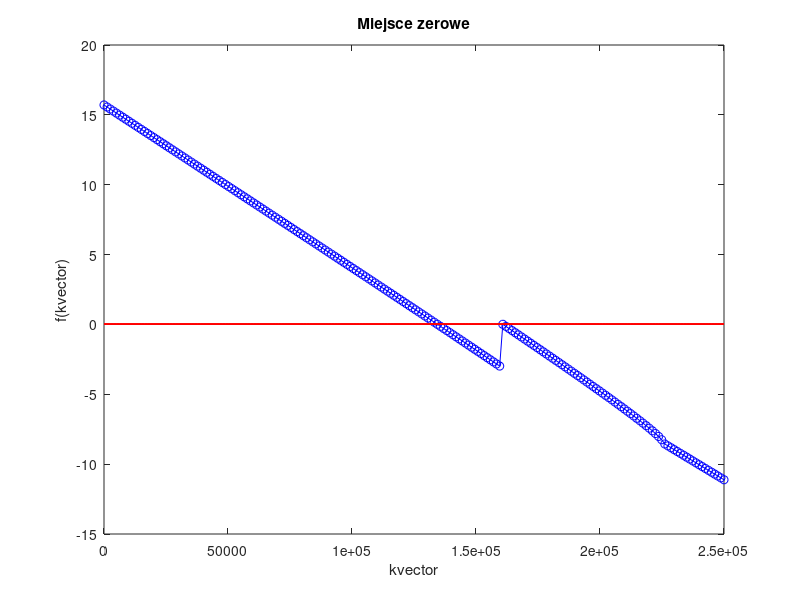

Recreate this plot in MATLAB. (Note: this script raises an error after producing the figure.)
clear all;
close all;
clc;
format long;


sample = 200; % ilosc probek
n1 = 1.53; 
n2 = 1.529;
n3 = 1;
n4 = 1.529;
n5 = n4;
lambda = 1.54*1e-6;
L = 0.05;
P_ratio = 0.001;
k0= 2*pi /lambda; %wektor falowy 
Alfa = 0.01/L;
zakres = 2.5*10^5;
kxx = linspace (0, zakres, sample); 
kxy = linspace (0, zakres, sample); 
kyx = linspace (0, zakres, sample); 
kyy = linspace (0, zakres, sample); 
dokladnosc = 1e-4;


%Obliczanie i wykreslanie grubosci odciecia d
y2x = sqrt((k0.^2.*((n1.^2)-(n2.^2)))-kxx.^2);
y3x = sqrt((k0.^2.*((n1.^2)-(n3.^2)))-kxx.^2);
y2y = sqrt((k0.^2.*((n1.^2)-(n2.^2)))-kyx.^2);
y3y = sqrt((k0.^2.*((n1.^2)-(n3.^2)))-kyx.^2);
dx1=((atan(((n1.^2).*kxx.*(((n3.^2).*y2x)+(n2.^2).*y3x))./(((n2.^2).*(n3.^2).*(kxx.^2))-(n1.^4).*y2x.*y3x)))+1.*pi)./kxx;
%semilogy(kxx,dx1)
%hold on
%grid on
dx2=((atan(((n1.^2).*kxx.*(((n3.^2).*y2x)+(n2.^2).*y3x))./(((n2.^2).*(n3.^2).*(kxx.^2))-(n1.^4).*y2x.*y3x)))+2.*pi)./kxx;
%semilogy(kxx,dx2)
dx3=((atan(((n1.^2).*kxx.*(((n3.^2).*y2x)+(n2.^2).*y3x))./(((n2.^2).*(n3.^2).*(kxx.^2))-(n1.^4).*y2x.*y3x)))+3.*pi)./kxx;
%semilogy(kxx,dx3)
dx4=((atan(((n1.^2).*kxx.*(((n3.^2).*y2x)+(n2.^2).*y3x))./(((n2.^2).*(n3.^2).*(kxx.^2))-(n1.^4).*y2x.*y3x)))+4.*pi)./kxx;
%semilogy(kxx,dx4)
dx5=((atan(((n1.^2).*kxx.*(((n3.^2).*y2x)+(n2.^2).*y3x))./(((n2.^2).*(n3.^2).*(kxx.^2))-(n1.^4).*y2x.*y3x)))+5.*pi)./kxx;
%semilogy(kxx,dx5)
dx6=((atan(((n1.^2).*kxx.*(((n3.^2).*y2x)+(n2.^2).*y3x))./(((n2.^2).*(n3.^2).*(kxx.^2))-(n1.^4).*y2x.*y3x)))+6.*pi)./kxx;
%semilogy(kxx,dx6)
dy1=((atan((kyx.*(y2y+y3y))./((kyx.^2)-y2y.*y3y)))+1*pi)./kyx;
%semilogy(kyx,dy1)
dy2=((atan((kyx.*(y2y+y3y))./((kyx.^2)-y2y.*y3y)))+2*pi)./kyx;
%semilogy(kyx,dy2)
dy3=((atan((kyx.*(y2y+y3y))./((kyx.^2)-y2y.*y3y)))+3*pi)./kyx;
%semilogy(kyx,dy3)
dy4=((atan((kyx.*(y2y+y3y))./((kyx.^2)-y2y.*y3y)))+4*pi)./kyx;
%semilogy(kyx,dy4)
dy5=((atan((kyx.*(y2y+y3y))./((kyx.^2)-y2y.*y3y)))+5*pi)./kyx;
%semilogy(kyx,dy5)
dy6=((atan((kyx.*(y2y+y3y))./((kyx.^2)-y2y.*y3y)))+6*pi)./kyx;
%semilogy(kyx,dy6)
%legend('dx1','dx2','dx3','dx4','dx5','dx6','dy1','dy2','dy3','dy4','dy5','dy6')
%legend('dy1','dy2','dy3','dy4','dy5','dy6')
%semilogy(kxx,Check,'r-',Check2,dx1,'r-')
%Check1 = 0.88e-6*ones(sample);
%semilogy(kxx,Check1,'r-')
%Check2 = 1.59e-6*ones(sample);
%semilogy(kxx,Check2,'r-')
%Check3 = 2.30e-6*ones(sample);
%semilogy(kxx,Check3,'r-')
%Check4 = 3.01e-6*ones(sample);
%semilogy(kxx,Check4,'r-')
%Check5 = 3.72e-6*ones(sample);
%semilogy(kxx,Check5,'r-')
%legend('dx1')
%xlabel('kx')
%ylabel('d')
%title('Grubo?? odci?cia')
%hold off



%%%% Obliczanie i  wykreslanie szerokosci odciecia t %%%%
y4x=sqrt((k0.^2.*((n1.^2)-(n4.^2)))-kxy.^2);
y5x=sqrt((k0.^2.*((n1.^2)-(n5.^2)))-kxy.^2);
y4y=sqrt((k0.^2.*((n1.^2)-(n4.^2)))-kyy.^2);
y5y=sqrt((k0.^2.*((n1.^2)-(n5.^2)))-kyy.^2);
%figure()
tx1=((atan((kxy.*(y4x+y5x))./((kxy.^2)-y4x.*y5x)))+1*pi)./kxy;
%semilogy(kxy,tx1)
%hold on
%grid on
tx2=((atan((kxy.*(y4x+y5x))./((kxy.^2)-y4x.*y5x)))+2*pi)./kxy;
%semilogy(kxy,tx2)
tx3=((atan((kxy.*(y4x+y5x))./((kxy.^2)-y4x.*y5x)))+3*pi)./kxy;
%semilogy(kxy,tx3)
tx4=((atan((kxy.*(y4x+y5x))./((kxy.^2)-y4x.*y5x)))+4*pi)./kxy;
%semilogy(kxy,tx4)
tx5=((atan((kxy.*(y4x+y5x))./((kxy.^2)-y4x.*y5x)))+5*pi)./kxy;
%semilogy(kxy,tx5)
tx6=((atan((kxy.*(y4x+y5x))./((kxy.^2)-y4x.*y5x)))+6*pi)./kxy;
%semilogy(kxy,tx6)
ty1=((atan(((n1.^2).*kyy.*(((n4.^2).*y5y)+(n5.^2).*y4y))./(((n4.^2).*(n5.^2).*(kyy.^2))-(n1.^4).*y4y.*y5y)))+1.*pi)./kxy;
%semilogy(kyy,ty1)
ty2=((atan(((n1.^2).*kyy.*(((n4.^2).*y5y)+(n5.^2).*y4y))./(((n4.^2).*(n5.^2).*(kyy.^2))-(n1.^4).*y4y.*y5y)))+2.*pi)./kxy;
%semilogy(kyy,ty2)
ty3=((atan(((n1.^2).*kyy.*(((n4.^2).*y5y)+(n5.^2).*y4y))./(((n4.^2).*(n5.^2).*(kyy.^2))-(n1.^4).*y4y.*y5y)))+3.*pi)./kxy;
%semilogy(kyy,ty3)
ty4=((atan(((n1.^2).*kyy.*(((n4.^2).*y5y)+(n5.^2).*y4y))./(((n4.^2).*(n5.^2).*(kyy.^2))-(n1.^4).*y4y.*y5y)))+4.*pi)./kxy;
%semilogy(kyy,ty4)
ty5=((atan(((n1.^2).*kyy.*(((n4.^2).*y5y)+(n5.^2).*y4y))./(((n4.^2).*(n5.^2).*(kyy.^2))-(n1.^4).*y4y.*y5y)))+5.*pi)./kxy;
%semilogy(kyy,ty5)
ty6=((atan(((n1.^2).*kyy.*(((n4.^2).*y5y)+(n5.^2).*y4y))./(((n4.^2).*(n5.^2).*(kyy.^2))-(n1.^4).*y4y.*y5y)))+6.*pi)./kxy;
%semilogy(kyy,ty6)
%legend('tx1','tx2','tx3','tx4','tx5','tx6','ty1','ty2','ty3','ty4','ty5','ty6')
%xlabel('ky')
%ylabel('t')
%title('Szerokosc odciecia')
%hold off
%obliczenia Kappy i Bety
dx = 20.8e-6;
dy = 20.8e-6;
tx = 107.3e-6;
ty = 107.3e-6;
%dokladnosc
k_vector = linspace (0, zakres, sample); 
%wybor modu
m = 1;
n = 5;
f1=@(kxx)(atan(((n1.^2).*kxx.*(((n3.^2).*(sqrt((k0.^2.*(n1.^2-n2.^2))-kxx.^2)))+(n2.^2).*(sqrt((k0.^2.*(n1.^2-n3.^2))-kxx.^2))))./(((n2.^2).*(n3.^2).*(kxx.^2))-(n1.^4).*(sqrt((k0.^2.*(n1.^2-n2.^2))-kxx.^2)).*(sqrt((k0.^2.*(n1.^2-n3.^2))-kxx.^2)))))+m.*pi - dx.*kxx;
f2=@(kxy)(atan(kxy.*((sqrt((k0.^2.*(n1.^2-n4.^2))-kxy.^2))+(sqrt((k0.^2.*(n1.^2-n4.^2))-kxy.^2)))/(kxy.^2-(sqrt((k0.^2.*(n1.^2-n4.^2))-kxy.^2))-(sqrt((k0.^2.*(n1.^2-n4.^2))-kxy.^2)))))+n.*pi - tx.*kxy;
f3=@(kyx)(atan(kyx.*((sqrt((k0.^2.*(n1.^2-n2.^2))-kyx.^2))+(sqrt((k0.^2.*(n1.^2-n3.^2))-kyx.^2)))/(kyx.^2-(sqrt((k0.^2.*(n1.^2-n2.^2))-kyx.^2))-(sqrt((k0.^2.*(n1.^2-n3.^2))-kyx.^2)))))+m.*pi - dy.*kyx;
f4=@(kyy)(atan(((n1.^2).*kyy.*(((n4.^2).*(sqrt((k0.^2.*(n1.^2-n5.^2))-kyy.^2)))+(n5.^2).*(sqrt((k0.^2.*(n1.^2-n4.^2))-kyy.^2))))./(((n4.^2).*(n5.^2).*(kyy.^2))-(n1.^4).*(sqrt((k0.^2.*(n1.^2-n4.^2))-kyy.^2)).*(sqrt((k0.^2.*(n1.^2-n5.^2))-kyy.^2)))))+n.*pi - ty.*kyy;
%wybor funkcji ktorej zera bedziemy szukac
fx=f4;
Check1 = 0.*ones(sample);
plot(k_vector, fx(k_vector),'b-o',k_vector,Check1,'r-')
xlabel('kvector')
ylabel('f(kvector)')
title('Miejsce zerowe')
hold off
%metoda bisekcji do wyliczenia kolejnych wartosci kappa
licznik=0;
k1 = 0;
k2 = zakres;
p=0;
err=10;
if real(fx(k1))*real(fx(k2))>0 
    disp('zly zakres')
else
    disp('else')
    p = (k1 + k2)/2;
    err = abs((fx(p)));
    while err > dokladnosc
        licznik=licznik+1;
            disp('petla')
   if real(fx(k1))*real(fx(p))>0 
      k1 = p;
   else
       k2 = p;   
   end
    p = (k1 + k2)/2;
   err = abs(real(f3(p)));
   if licznik>500
       break
   end
    end
end
    disp('skonczone obliczenia za pomoca bisekcji')
%wyniki K

Kxx_11 = 1.228542987640665e+05;
Kxy_11 = 1.474324618702575e+05;
Kyx_11 = 2.242889404296875e+05;
Kyy_11 = 8.211067817812593e+04;
Kyy_11 = 8.211067817812593e+04;
Kxx_21 = 1.586624213047154e+05;
Kxy_21 = 1.474324618702575e+05;
Kyx_21 = 2.256164550781250e+05;
Kyy_21 = 8.211067817812593e+04;
Kxx_31 = 1.756212020057239e+05;
Kxy_31 = 1.474324618702575e+05;
Kyx_31 = 2.257270812988281e+05;
Kyy_31 = 8.211067817812593e+04;
Kxx_41 = 1.856423888820215e+05;
Kxy_41 = 1.474324618702575e+05;
Kyx_41 = 2.257919311523438e+05;
Kyy_41 = 8.211067817812593e+04;
Kxx_51 = 1.922825867608165e+05;
Kxy_51 = 1.474324618702575e+05;
Kyx_51 = 2.258319854736328e+05;
Kyy_51 = 8.211067817812593e+04;
Kxx_12 = 1.228542987640665e+05;
Kxy_12 = 1.521653587979670e+05;
Kyx_12 = 2.242889404296875e+05;
Kyy_12 = 1.082676033273927e+05;
Kxx_13 = 1.228542987640665e+05;
Kxy_13 = 1.545565220435402e+05;
Kyx_13 = 2.242889404296875e+05;
Kyy_13 = 1.213778569795339e+05;
Kxx_14 = 1.228542987640665e+05;
Kxy_14 = 1.559369986783575e+05;
Kyx_14 = 2.242889404296875e+05;
Kyy_14 = 1.292467700262897e+05;
Kxx_15 = 1.228542987640665e+05;
Kxy_15 = 1.568363514184332e+05;
Kyx_15 = 2.242889404296875e+05;
Kyy_15 = 1.345021214387608e+05;
%wyliczanie Bety na podstawie uzyskanych wczesniej kappa
Betax11 = sqrt(n1.^2*k0.^2-Kxx_11.^2-Kxy_11.^2);
Betay11 = sqrt(n1.^2*k0.^2-Kyx_11.^2-Kyy_11.^2);
Betax21 = sqrt(n1.^2*k0.^2-Kxx_21.^2-Kxy_21.^2);
Betay21 = sqrt(n1.^2*k0.^2-Kyx_21.^2-Kyy_21.^2);
Betax31 = sqrt(n1.^2*k0.^2-Kxx_31.^2-Kxy_31.^2);
Betay31 = sqrt(n1.^2*k0.^2-Kyx_31.^2-Kyy_31.^2);
Betax41 = sqrt(n1.^2*k0.^2-Kxx_41.^2-Kxy_41.^2);
Betay41 = sqrt(n1.^2*k0.^2-Kyx_41.^2-Kyy_41.^2);
Betax51 = sqrt(n1.^2*k0.^2-Kxx_51.^2-Kxy_51.^2);
Betay51 = sqrt(n1.^2*k0.^2-Kyx_51.^2-Kyy_51.^2);
Betax12 = sqrt(n1.^2*k0.^2-Kxx_12.^2-Kxy_12.^2);
Betay12 = sqrt(n1.^2*k0.^2-Kyx_12.^2-Kyy_12.^2);
Betax13 = sqrt(n1.^2*k0.^2-Kxx_13.^2-Kxy_13.^2);
Betay13 = sqrt(n1.^2*k0.^2-Kyx_13.^2-Kyy_13.^2);
Betax14 = sqrt(n1.^2*k0.^2-Kxx_14.^2-Kxy_14.^2);
Betay14 = sqrt(n1.^2*k0.^2-Kyx_14.^2-Kyy_14.^2);
Betax15 = sqrt(n1.^2*k0.^2-Kxx_15.^2-Kxy_15.^2);
Betay15 = sqrt(n1.^2*k0.^2-Kyx_15.^2-Kyy_15.^2);
%%%%Obliczenia wzmocnienia
r1 = 1;
r2a = linspace (0.01,0.90,90);
r2b = linspace(0.91,0.999,90);
r2_vector = [r2a,r2b];
r2=0.5;
%for i=1:180
%   C(i) = 1/r2(i)*(1/r1*(1-r1^2)+1/r2(i)*(1-r2(i)^2)); 
%end
%z = linspace(0,L,sample);
%z = linspace(-2*L,2*L,20);
%plot(z,fR(z),'r',z,fS(z),'b');
%Pole elektryczne modu Ex11 w poszczegolnych fragmentach struktury
dx_1 = 20.8e-6;
tx_1 = 29.2e-6;
nx_11 = (atan(-sqrt((k0.^2.*((n1.^2)-(n5.^2)))-Kxy_11.^2)/(Kxy_11))+1*pi/(Kxy_11));
nx_12 = (atan(-sqrt((k0.^2.*((n1.^2)-(n5.^2)))-Kxy_12.^2)/(Kxy_12))+2*pi/(Kxy_12));
nx_13 = (atan(-sqrt((k0.^2.*((n1.^2)-(n5.^2)))-Kxy_13.^2)/(Kxy_13))+3*pi/(Kxy_13));
nx_14 = (atan(-sqrt((k0.^2.*((n1.^2)-(n5.^2)))-Kxy_14.^2)/(Kxy_14))+4*pi/(Kxy_14));
nx_15 = (atan(-sqrt((k0.^2.*((n1.^2)-(n5.^2)))-Kxy_15.^2)/(Kxy_15))+5*pi/(Kxy_15));
nx_21 = (atan(-sqrt((k0.^2.*((n1.^2)-(n5.^2)))-Kxy_21.^2)/(Kxy_21))+1*pi/(Kxy_21));
nx_31 = (atan(-sqrt((k0.^2.*((n1.^2)-(n5.^2)))-Kxy_31.^2)/(Kxy_31))+1*pi/(Kxy_31));
nx_41 = (atan(-sqrt((k0.^2.*((n1.^2)-(n5.^2)))-Kxy_41.^2)/(Kxy_41))+1*pi/(Kxy_41));
nx_51 = (atan(-sqrt((k0.^2.*((n1.^2)-(n5.^2)))-Kxy_51.^2)/(Kxy_51))+1*pi/(Kxy_51));
Ksi_11 = (atan((-n3.^2*Kxx_11)/(n1.^2*sqrt((k0.^2.*((n1.^2)-(n3.^2)))-Kxx_11.^2)))+1*pi)/Kxx_11;
Ksi_12 = (atan((-n3.^2*Kxx_12)/(n1.^2*sqrt((k0.^2.*((n1.^2)-(n3.^2)))-Kxx_12.^2)))+1*pi)/Kxx_12;
Ksi_13 = (atan((-n3.^2*Kxx_13)/(n1.^2*sqrt((k0.^2.*((n1.^2)-(n3.^2)))-Kxx_13.^2)))+1*pi)/Kxx_13;
Ksi_14 = (atan((-n3.^2*Kxx_14)/(n1.^2*sqrt((k0.^2.*((n1.^2)-(n3.^2)))-Kxx_14.^2)))+1*pi)/Kxx_14;
Ksi_15 = (atan((-n3.^2*Kxx_15)/(n1.^2*sqrt((k0.^2.*((n1.^2)-(n3.^2)))-Kxx_15.^2)))+1*pi)/Kxx_15;
Ksi_21 = (atan((-n3.^2*Kxx_21)/(n1.^2*sqrt((k0.^2.*((n1.^2)-(n3.^2)))-Kxx_21.^2)))+2*pi)/Kxx_21;
Ksi_31 = (atan((-n3.^2*Kxx_31)/(n1.^2*sqrt((k0.^2.*((n1.^2)-(n3.^2)))-Kxx_31.^2)))+2*pi)/Kxx_31;
Ksi_41 = (atan((-n3.^2*Kxx_41)/(n1.^2*sqrt((k0.^2.*((n1.^2)-(n3.^2)))-Kxx_41.^2)))+2*pi)/Kxx_41;
Ksi_51 = (atan((-n3.^2*Kxx_51)/(n1.^2*sqrt((k0.^2.*((n1.^2)-(n3.^2)))-Kxx_51.^2)))+2*pi)/Kxx_51;

%petla liczy goL_11(r2) dla P_ratio, ktore ustalamy na poczatku kodu
for i=1:180
r2 = r2_vector(i);

Gamma = 1/2*L * log(1/r1*r2);

fR = @(z) exp(Gamma*z);
fS = @(z) 1./r2.*(exp (-Gamma*z));


C = 1/r2*(1/r1*(1-r1^2)+1/r2*(1-r2^2)); 

fun1 = @(z) abs(fR(z)).^2+abs(fS(z)).^2;
Licznik_1 = integral(fun1,-L/2,L/2);



Ex_A_11 = @(x,y) i/Kxx_11.*(n1^.2.*k0^.2-Kxx_11^.2).*cos(Kxy_11.*(y+nx_11)).*sin(Kxx_11.*(x+Ksi_11));
Ex_B_11 = @(x,y) i/(sqrt((k0.^2.*((n1.^2)-(n2.^2)))-Kxx_11.^2).*Betax11).*((sqrt((k0.^2.*((n1.^2)-(n2.^2)))-Kxx_11.^2)^.2)+n2.^2.*k0.^2).*cos(Kxy_11.*(y+nx_11)).*cos(Kxx_11.*(Ksi_11-dx_1)).*exp(sqrt((k0.^2.*((n1.^2)-(n2.^2)))-Kxx_11.^2).*(x+dx_1));
Ex_C_11 = @(x,y) -i/(sqrt((k0.^2.*((n1.^2)-(n3.^2)))-Kxx_11.^2).*Betax11).*((sqrt((k0.^2.*((n1.^2)-(n3.^2)))-Kxx_11^.2).^2)+n3.^2+k0.^2).*cos(Kxy_11.*(y+nx_11)).*cos(Kxx_11.*Ksi_11).*exp(-sqrt((k0.^2.*((n1.^2)-(n3.^2)))-Kxx_11.^2).*x);
Ex_D_11 = @(x,y) (i.*n4.^2*k0.^2-Kxx_11.^2)/(n4.^2.*Kxx_11.*Betax11).*cos(Kxy_11.*(tx_1+nx_11)).*sin(Kxx_11.*(x+Ksi_11)).*exp(-sqrt((k0.^2.*((n1.^2)-(n4.^2)))-Kxy_11.^2).*(y-tx_1));
Ex_E_11 = @(x,y) (i.*n5.^2*k0.^2-Kxx_11.^2)/(n5.^2.*Kxx_11.*Betax11).*cos(Kxy_11.*nx_11).*sin(Kxx_11.*(x+Ksi_11)).*exp(sqrt((k0.^2.*((n1.^2)-(n5.^2)))-Kxy_11.^2).*y);

Ex_A_11_abs_2 = @(x,y) (abs(i/Kxx_11.*(n1^.2.*k0^.2-Kxx_11^.2).*cos(Kxy_11.*(y+nx_11)).*sin(Kxx_11.*(x+Ksi_11)))).^2;
Ex_B_11_abs_2 = @(x,y) (abs(i/(sqrt((k0.^2.*((n1.^2)-(n2.^2)))-Kxx_11.^2).*Betax11).*((sqrt((k0.^2.*((n1.^2)-(n2.^2)))-Kxx_11.^2)^.2)+n2.^2.*k0.^2).*cos(Kxy_11.*(y+nx_11)).*cos(Kxx_11.*(Ksi_11-dx_1)).*exp(sqrt((k0.^2.*((n1.^2)-(n2.^2)))-Kxx_11.^2).*(x+dx_1)))).^2;
Ex_C_11_abs_2 = @(x,y) (abs(-i/(sqrt((k0.^2.*((n1.^2)-(n3.^2)))-Kxx_11.^2).*Betax11).*((sqrt((k0.^2.*((n1.^2)-(n3.^2)))-Kxx_11^.2).^2)+n3.^2+k0.^2).*cos(Kxy_11.*(y+nx_11)).*cos(Kxx_11.*Ksi_11).*exp(-sqrt((k0.^2.*((n1.^2)-(n3.^2)))-Kxx_11.^2).*x))).^2;
Ex_D_11_abs_2 = @(x,y) (abs((i.*n4.^2*k0.^2-Kxx_11.^2)/(n4.^2.*Kxx_11.*Betax11).*cos(Kxy_11.*(tx_1+nx_11)).*sin(Kxx_11.*(x+Ksi_11)).*exp(-sqrt((k0.^2.*((n1.^2)-(n4.^2)))-Kxy_11.^2).*(y-tx_1)))).^2;
Ex_E_11_abs_2 = @(x,y) (ambs((i.*n5.^2*k0.^2-Kxx_11.^2)/(n5.^2.*Kxx_11.*Betax11).*cos(Kxy_11.*nx_11).*sin(Kxx_11.*(x+Ksi_11)).*exp(sqrt((k0.^2.*((n1.^2)-(n5.^2)))-Kxy_11.^2).*y))).^2;


Calka2_1A_11 = integral2(Ex_A_11_abs_2,-dx_1,0,0,tx_1);
Calka2_1B_11 = integral2(Ex_B_11_abs_2,-dx_1*5,-dx_1,0,tx_1);
Calka2_1C_11 = integral2(Ex_C_11_abs_2,0,dx_1*5,0,tx_1);
Calka2_1D_11 = integral2(Ex_D_11_abs_2,-dx_1,0,tx_1,tx_1*5);
Calka2_1E_11 = integral2(Ex_E_11_abs_2,-dx_1,0,-tx_1*5,0);

Mianownik_11 = 2/(Calka2_1A_11+Calka2_1B_11+Calka2_1C_11+Calka2_1D_11+Calka2_1E_11);

F_int3_A_11 = @(x,y,z)  (((abs(fR(z))).^2+(abs(fS(z)))).^2.*Ex_A_11_abs_2(x,y))./(1+P_ratio.*(((abs(fR(z))).^2+(abs(fS(z)))).^2.*Ex_A_11_abs_2(x,y))./C); 
F_int3_B_11 = @(x,y,z)  (((abs(fR(z))).^2+(abs(fS(z)))).^2.*Ex_B_11_abs_2(x,y))./(1+P_ratio.*(((abs(fR(z))).^2+(abs(fS(z)))).^2.*Ex_B_11_abs_2(x,y))./C);
F_int3_C_11 = @(x,y,z)  (((abs(fR(z))).^2+(abs(fS(z)))).^2.*Ex_C_11_abs_2(x,y))./(1+P_ratio.*(((abs(fR(z))).^2+(abs(fS(z)))).^2.*Ex_C_11_abs_2(x,y))./C); 
F_int3_D_11 = @(x,y,z)  (((abs(fR(z))).^2+(abs(fS(z)))).^2.*Ex_D_11_abs_2(x,y))./(1+P_ratio.*(((abs(fR(z))).^2+(abs(fS(z)))).^2.*Ex_D_11_abs_2(x,y))./C); 
F_int3_E_11 = @(x,y,z)  (((abs(fR(z))).^2+(abs(fS(z)))).^2.*Ex_E_11_abs_2(x,y))./(1+P_ratio.*(((abs(fR(z))).^2+(abs(fS(z)))).^2.*Ex_E_11_abs_2(x,y))./C);
Calka_3_E11_A = integral3(F_int3_A_11,-dx_1,0,0,tx_1,-L/2,L/2);
Calka_3_E11_B = integral3(F_int3_B_11,-5*dx_1,-dx_1,0,tx_1,-L/2,L/2);
Calka_3_E11_C = integral3(F_int3_C_11,0,5*dx_1,0,tx_1,-L/2,L/2);
Calka_3_E11_D = integral3(F_int3_D_11,-dx_1,0,tx_1,5*tx_1,-L/2,L/2);
Calka_3_E11_E = integral3(F_int3_E_11,-dx_1,0,-5*tx_1,0,-L/2,L/2);
Calka_3_E11_Suma = Calka_3_E11_A+Calka_3_E11_B+Calka_3_E11_C+Calka_3_E11_D+Calka_3_E11_E;
goL_11(i) = (C+2*Alfa*Licznik_1)/(Mianownik_11*Calka_3_E11_Suma);
i
end

plot(r2_vector,goL_11,'r');